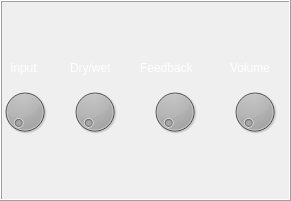
   <widget class="QFrame" name="chorus_frame">
    <property name="geometry">
     <rect>
      <x>390</x>
      <y>330</y>
      <width>291</width>
      <height>201</height>
     </rect>
    </property>
    <property name="frameShape">
     <enum>QFrame::Box</enum>
    </property>
    <property name="frameShadow">
     <enum>QFrame::Raised</enum>
    </property>
    <widget class="QLabel" name="label_58">
     <property name="geometry">
      <rect>
       <x>30</x>
       <y>130</y>
       <width>16</width>
       <height>16</height>
      </rect>
     </property>
     <property name="text">
      <string/>
     </property>
    </widget>
    <widget class="QDial" name="cho_input_3">
     <property name="geometry">
      <rect>
       <x>0</x>
       <y>80</y>
       <width>50</width>
       <height>64</height>
      </rect>
     </property>
     <property name="palette">
      <palette>
       <active>
        <colorrole role="Button">
         <brush brushstyle="SolidPattern">
          <color alpha="255">
           <red>0</red>
           <green>0</green>
           <blue>0</blue>
          </color>
         </brush>
        </colorrole>
        <colorrole role="Base">
         <brush brushstyle="SolidPattern">
          <color alpha="255">
           <red>0</red>
           <green>0</green>
           <blue>0</blue>
          </color>
         </brush>
        </colorrole>
        <colorrole role="Window">
         <brush brushstyle="SolidPattern">
          <color alpha="255">
           <red>0</red>
           <green>0</green>
           <blue>0</blue>
          </color>
         </brush>
        </colorrole>
       </active>
       <inactive>
        <colorrole role="Button">
         <brush brushstyle="SolidPattern">
          <color alpha="255">
           <red>0</red>
           <green>0</green>
           <blue>0</blue>
          </color>
         </brush>
        </colorrole>
        <colorrole role="Base">
         <brush brushstyle="SolidPattern">
          <color alpha="255">
           <red>0</red>
           <green>0</green>
           <blue>0</blue>
          </color>
         </brush>
        </colorrole>
        <colorrole role="Window">
         <brush brushstyle="SolidPattern">
          <color alpha="255">
           <red>0</red>
           <green>0</green>
           <blue>0</blue>
          </color>
         </brush>
        </colorrole>
       </inactive>
       <disabled>
        <colorrole role="Button">
         <brush brushstyle="SolidPattern">
          <color alpha="255">
           <red>0</red>
           <green>0</green>
           <blue>0</blue>
          </color>
         </brush>
        </colorrole>
        <colorrole role="Base">
         <brush brushstyle="SolidPattern">
          <color alpha="255">
           <red>0</red>
           <green>0</green>
           <blue>0</blue>
          </color>
         </brush>
        </colorrole>
        <colorrole role="Window">
         <brush brushstyle="SolidPattern">
          <color alpha="255">
           <red>0</red>
           <green>0</green>
           <blue>0</blue>
          </color>
         </brush>
        </colorrole>
       </disabled>
      </palette>
     </property>
    </widget>
    <widget class="QDial" name="cho_dry_3">
     <property name="geometry">
      <rect>
       <x>70</x>
       <y>80</y>
       <width>50</width>
       <height>64</height>
      </rect>
     </property>
     <property name="palette">
      <palette>
       <active>
        <colorrole role="Button">
         <brush brushstyle="SolidPattern">
          <color alpha="255">
           <red>0</red>
           <green>0</green>
           <blue>0</blue>
          </color>
         </brush>
        </colorrole>
        <colorrole role="Base">
         <brush brushstyle="SolidPattern">
          <color alpha="255">
           <red>0</red>
           <green>0</green>
           <blue>0</blue>
          </color>
         </brush>
        </colorrole>
        <colorrole role="Window">
         <brush brushstyle="SolidPattern">
          <color alpha="255">
           <red>0</red>
           <green>0</green>
           <blue>0</blue>
          </color>
         </brush>
        </colorrole>
       </active>
       <inactive>
        <colorrole role="Button">
         <brush brushstyle="SolidPattern">
          <color alpha="255">
           <red>0</red>
           <green>0</green>
           <blue>0</blue>
          </color>
         </brush>
        </colorrole>
        <colorrole role="Base">
         <brush brushstyle="SolidPattern">
          <color alpha="255">
           <red>0</red>
           <green>0</green>
           <blue>0</blue>
          </color>
         </brush>
        </colorrole>
        <colorrole role="Window">
         <brush brushstyle="SolidPattern">
          <color alpha="255">
           <red>0</red>
           <green>0</green>
           <blue>0</blue>
          </color>
         </brush>
        </colorrole>
       </inactive>
       <disabled>
        <colorrole role="Button">
         <brush brushstyle="SolidPattern">
          <color alpha="255">
           <red>0</red>
           <green>0</green>
           <blue>0</blue>
          </color>
         </brush>
        </colorrole>
        <colorrole role="Base">
         <brush brushstyle="SolidPattern">
          <color alpha="255">
           <red>0</red>
           <green>0</green>
           <blue>0</blue>
          </color>
         </brush>
        </colorrole>
        <colorrole role="Window">
         <brush brushstyle="SolidPattern">
          <color alpha="255">
           <red>0</red>
           <green>0</green>
           <blue>0</blue>
          </color>
         </brush>
        </colorrole>
       </disabled>
      </palette>
     </property>
    </widget>
    <widget class="QDial" name="cho_feedback_3">
     <property name="geometry">
      <rect>
       <x>150</x>
       <y>80</y>
       <width>50</width>
       <height>64</height>
      </rect>
     </property>
     <property name="palette">
      <palette>
       <active>
        <colorrole role="Button">
         <brush brushstyle="SolidPattern">
          <color alpha="255">
           <red>0</red>
           <green>0</green>
           <blue>0</blue>
          </color>
         </brush>
        </colorrole>
        <colorrole role="Base">
         <brush brushstyle="SolidPattern">
          <color alpha="255">
           <red>0</red>
           <green>0</green>
           <blue>0</blue>
          </color>
         </brush>
        </colorrole>
        <colorrole role="Window">
         <brush brushstyle="SolidPattern">
          <color alpha="255">
           <red>0</red>
           <green>0</green>
           <blue>0</blue>
          </color>
         </brush>
        </colorrole>
       </active>
       <inactive>
        <colorrole role="Button">
         <brush brushstyle="SolidPattern">
          <color alpha="255">
           <red>0</red>
           <green>0</green>
           <blue>0</blue>
          </color>
         </brush>
        </colorrole>
        <colorrole role="Base">
         <brush brushstyle="SolidPattern">
          <color alpha="255">
           <red>0</red>
           <green>0</green>
           <blue>0</blue>
          </color>
         </brush>
        </colorrole>
        <colorrole role="Window">
         <brush brushstyle="SolidPattern">
          <color alpha="255">
           <red>0</red>
           <green>0</green>
           <blue>0</blue>
          </color>
         </brush>
        </colorrole>
       </inactive>
       <disabled>
        <colorrole role="Button">
         <brush brushstyle="SolidPattern">
          <color alpha="255">
           <red>0</red>
           <green>0</green>
           <blue>0</blue>
          </color>
         </brush>
        </colorrole>
        <colorrole role="Base">
         <brush brushstyle="SolidPattern">
          <color alpha="255">
           <red>0</red>
           <green>0</green>
           <blue>0</blue>
          </color>
         </brush>
        </colorrole>
        <colorrole role="Window">
         <brush brushstyle="SolidPattern">
          <color alpha="255">
           <red>0</red>
           <green>0</green>
           <blue>0</blue>
          </color>
         </brush>
        </colorrole>
       </disabled>
      </palette>
     </property>
    </widget>
    <widget class="QDial" name="cho_multiplier_3">
     <property name="geometry">
      <rect>
       <x>230</x>
       <y>80</y>
       <width>50</width>
       <height>64</height>
      </rect>
     </property>
     <property name="palette">
      <palette>
       <active>
        <colorrole role="Button">
         <brush brushstyle="SolidPattern">
          <color alpha="255">
           <red>0</red>
           <green>0</green>
           <blue>0</blue>
          </color>
         </brush>
        </colorrole>
        <colorrole role="Base">
         <brush brushstyle="SolidPattern">
          <color alpha="255">
           <red>0</red>
           <green>0</green>
           <blue>0</blue>
          </color>
         </brush>
        </colorrole>
        <colorrole role="Window">
         <brush brushstyle="SolidPattern">
          <color alpha="255">
           <red>0</red>
           <green>0</green>
           <blue>0</blue>
          </color>
         </brush>
        </colorrole>
       </active>
       <inactive>
        <colorrole role="Button">
         <brush brushstyle="SolidPattern">
          <color alpha="255">
           <red>0</red>
           <green>0</green>
           <blue>0</blue>
          </color>
         </brush>
        </colorrole>
        <colorrole role="Base">
         <brush brushstyle="SolidPattern">
          <color alpha="255">
           <red>0</red>
           <green>0</green>
           <blue>0</blue>
          </color>
         </brush>
        </colorrole>
        <colorrole role="Window">
         <brush brushstyle="SolidPattern">
          <color alpha="255">
           <red>0</red>
           <green>0</green>
           <blue>0</blue>
          </color>
         </brush>
        </colorrole>
       </inactive>
       <disabled>
        <colorrole role="Button">
         <brush brushstyle="SolidPattern">
          <color alpha="255">
           <red>0</red>
           <green>0</green>
           <blue>0</blue>
          </color>
         </brush>
        </colorrole>
        <colorrole role="Base">
         <brush brushstyle="SolidPattern">
          <color alpha="255">
           <red>0</red>
           <green>0</green>
           <blue>0</blue>
          </color>
         </brush>
        </colorrole>
        <colorrole role="Window">
         <brush brushstyle="SolidPattern">
          <color alpha="255">
           <red>0</red>
           <green>0</green>
           <blue>0</blue>
          </color>
         </brush>
        </colorrole>
       </disabled>
      </palette>
     </property>
    </widget>
    <widget class="QLabel" name="label_59">
     <property name="geometry">
      <rect>
       <x>10</x>
       <y>60</y>
       <width>61</width>
       <height>16</height>
      </rect>
     </property>
     <property name="palette">
      <palette>
       <active>
        <colorrole role="WindowText">
         <brush brushstyle="SolidPattern">
          <color alpha="255">
           <red>255</red>
           <green>255</green>
           <blue>255</blue>
          </color>
         </brush>
        </colorrole>
        <colorrole role="Button">
         <brush brushstyle="SolidPattern">
          <color alpha="255">
           <red>0</red>
           <green>0</green>
           <blue>0</blue>
          </color>
         </brush>
        </colorrole>
        <colorrole role="Base">
         <brush brushstyle="SolidPattern">
          <color alpha="255">
           <red>0</red>
           <green>0</green>
           <blue>0</blue>
          </color>
         </brush>
        </colorrole>
        <colorrole role="Window">
         <brush brushstyle="SolidPattern">
          <color alpha="255">
           <red>0</red>
           <green>0</green>
           <blue>0</blue>
          </color>
         </brush>
        </colorrole>
       </active>
       <inactive>
        <colorrole role="WindowText">
         <brush brushstyle="SolidPattern">
          <color alpha="255">
           <red>255</red>
           <green>255</green>
           <blue>255</blue>
          </color>
         </brush>
        </colorrole>
        <colorrole role="Button">
         <brush brushstyle="SolidPattern">
          <color alpha="255">
           <red>0</red>
           <green>0</green>
           <blue>0</blue>
          </color>
         </brush>
        </colorrole>
        <colorrole role="Base">
         <brush brushstyle="SolidPattern">
          <color alpha="255">
           <red>0</red>
           <green>0</green>
           <blue>0</blue>
          </color>
         </brush>
        </colorrole>
        <colorrole role="Window">
         <brush brushstyle="SolidPattern">
          <color alpha="255">
           <red>0</red>
           <green>0</green>
           <blue>0</blue>
          </color>
         </brush>
        </colorrole>
       </inactive>
       <disabled>
        <colorrole role="WindowText">
         <brush brushstyle="SolidPattern">
          <color alpha="255">
           <red>120</red>
           <green>120</green>
           <blue>120</blue>
          </color>
         </brush>
        </colorrole>
        <colorrole role="Button">
         <brush brushstyle="SolidPattern">
          <color alpha="255">
           <red>0</red>
           <green>0</green>
           <blue>0</blue>
          </color>
         </brush>
        </colorrole>
        <colorrole role="Base">
         <brush brushstyle="SolidPattern">
          <color alpha="255">
           <red>0</red>
           <green>0</green>
           <blue>0</blue>
          </color>
         </brush>
        </colorrole>
        <colorrole role="Window">
         <brush brushstyle="SolidPattern">
          <color alpha="255">
           <red>0</red>
           <green>0</green>
           <blue>0</blue>
          </color>
         </brush>
        </colorrole>
       </disabled>
      </palette>
     </property>
     <property name="text">
      <string>Input</string>
     </property>
    </widget>
    <widget class="QLabel" name="label_60">
     <property name="geometry">
      <rect>
       <x>70</x>
       <y>60</y>
       <width>61</width>
       <height>16</height>
      </rect>
     </property>
     <property name="palette">
      <palette>
       <active>
        <colorrole role="WindowText">
         <brush brushstyle="SolidPattern">
          <color alpha="255">
           <red>255</red>
           <green>255</green>
           <blue>255</blue>
          </color>
         </brush>
        </colorrole>
        <colorrole role="Button">
         <brush brushstyle="SolidPattern">
          <color alpha="255">
           <red>0</red>
           <green>0</green>
           <blue>0</blue>
          </color>
         </brush>
        </colorrole>
        <colorrole role="Base">
         <brush brushstyle="SolidPattern">
          <color alpha="255">
           <red>0</red>
           <green>0</green>
           <blue>0</blue>
          </color>
         </brush>
        </colorrole>
        <colorrole role="Window">
         <brush brushstyle="SolidPattern">
          <color alpha="255">
           <red>0</red>
           <green>0</green>
           <blue>0</blue>
          </color>
         </brush>
        </colorrole>
       </active>
       <inactive>
        <colorrole role="WindowText">
         <brush brushstyle="SolidPattern">
          <color alpha="255">
           <red>255</red>
           <green>255</green>
           <blue>255</blue>
          </color>
         </brush>
        </colorrole>
        <colorrole role="Button">
         <brush brushstyle="SolidPattern">
          <color alpha="255">
           <red>0</red>
           <green>0</green>
           <blue>0</blue>
          </color>
         </brush>
        </colorrole>
        <colorrole role="Base">
         <brush brushstyle="SolidPattern">
          <color alpha="255">
           <red>0</red>
           <green>0</green>
           <blue>0</blue>
          </color>
         </brush>
        </colorrole>
        <colorrole role="Window">
         <brush brushstyle="SolidPattern">
          <color alpha="255">
           <red>0</red>
           <green>0</green>
           <blue>0</blue>
          </color>
         </brush>
        </colorrole>
       </inactive>
       <disabled>
        <colorrole role="WindowText">
         <brush brushstyle="SolidPattern">
          <color alpha="255">
           <red>120</red>
           <green>120</green>
           <blue>120</blue>
          </color>
         </brush>
        </colorrole>
        <colorrole role="Button">
         <brush brushstyle="SolidPattern">
          <color alpha="255">
           <red>0</red>
           <green>0</green>
           <blue>0</blue>
          </color>
         </brush>
        </colorrole>
        <colorrole role="Base">
         <brush brushstyle="SolidPattern">
          <color alpha="255">
           <red>0</red>
           <green>0</green>
           <blue>0</blue>
          </color>
         </brush>
        </colorrole>
        <colorrole role="Window">
         <brush brushstyle="SolidPattern">
          <color alpha="255">
           <red>0</red>
           <green>0</green>
           <blue>0</blue>
          </color>
         </brush>
        </colorrole>
       </disabled>
      </palette>
     </property>
     <property name="text">
      <string>Dry/wet</string>
     </property>
    </widget>
    <widget class="QLabel" name="label_61">
     <property name="geometry">
      <rect>
       <x>140</x>
       <y>60</y>
       <width>81</width>
       <height>16</height>
      </rect>
     </property>
     <property name="palette">
      <palette>
       <active>
        <colorrole role="WindowText">
         <brush brushstyle="SolidPattern">
          <color alpha="255">
           <red>255</red>
           <green>255</green>
           <blue>255</blue>
          </color>
         </brush>
        </colorrole>
        <colorrole role="Button">
         <brush brushstyle="SolidPattern">
          <color alpha="255">
           <red>0</red>
           <green>0</green>
           <blue>0</blue>
          </color>
         </brush>
        </colorrole>
        <colorrole role="Base">
         <brush brushstyle="SolidPattern">
          <color alpha="255">
           <red>0</red>
           <green>0</green>
           <blue>0</blue>
          </color>
         </brush>
        </colorrole>
        <colorrole role="Window">
         <brush brushstyle="SolidPattern">
          <color alpha="255">
           <red>0</red>
           <green>0</green>
           <blue>0</blue>
          </color>
         </brush>
        </colorrole>
       </active>
       <inactive>
        <colorrole role="WindowText">
         <brush brushstyle="SolidPattern">
          <color alpha="255">
           <red>255</red>
           <green>255</green>
           <blue>255</blue>
          </color>
         </brush>
        </colorrole>
        <colorrole role="Button">
         <brush brushstyle="SolidPattern">
          <color alpha="255">
           <red>0</red>
           <green>0</green>
           <blue>0</blue>
          </color>
         </brush>
        </colorrole>
        <colorrole role="Base">
         <brush brushstyle="SolidPattern">
          <color alpha="255">
           <red>0</red>
           <green>0</green>
           <blue>0</blue>
          </color>
         </brush>
        </colorrole>
        <colorrole role="Window">
         <brush brushstyle="SolidPattern">
          <color alpha="255">
           <red>0</red>
           <green>0</green>
           <blue>0</blue>
          </color>
         </brush>
        </colorrole>
       </inactive>
       <disabled>
        <colorrole role="WindowText">
         <brush brushstyle="SolidPattern">
          <color alpha="255">
           <red>120</red>
           <green>120</green>
           <blue>120</blue>
          </color>
         </brush>
        </colorrole>
        <colorrole role="Button">
         <brush brushstyle="SolidPattern">
          <color alpha="255">
           <red>0</red>
           <green>0</green>
           <blue>0</blue>
          </color>
         </brush>
        </colorrole>
        <colorrole role="Base">
         <brush brushstyle="SolidPattern">
          <color alpha="255">
           <red>0</red>
           <green>0</green>
           <blue>0</blue>
          </color>
         </brush>
        </colorrole>
        <colorrole role="Window">
         <brush brushstyle="SolidPattern">
          <color alpha="255">
           <red>0</red>
           <green>0</green>
           <blue>0</blue>
          </color>
         </brush>
        </colorrole>
       </disabled>
      </palette>
     </property>
     <property name="text">
      <string>Feedback</string>
     </property>
    </widget>
    <widget class="QLabel" name="label_62">
     <property name="geometry">
      <rect>
       <x>230</x>
       <y>60</y>
       <width>61</width>
       <height>16</height>
      </rect>
     </property>
     <property name="palette">
      <palette>
       <active>
        <colorrole role="WindowText">
         <brush brushstyle="SolidPattern">
          <color alpha="255">
           <red>255</red>
           <green>255</green>
           <blue>255</blue>
          </color>
         </brush>
        </colorrole>
        <colorrole role="Button">
         <brush brushstyle="SolidPattern">
          <color alpha="255">
           <red>0</red>
           <green>0</green>
           <blue>0</blue>
          </color>
         </brush>
        </colorrole>
        <colorrole role="Base">
         <brush brushstyle="SolidPattern">
          <color alpha="255">
           <red>0</red>
           <green>0</green>
           <blue>0</blue>
          </color>
         </brush>
        </colorrole>
        <colorrole role="Window">
         <brush brushstyle="SolidPattern">
          <color alpha="255">
           <red>0</red>
           <green>0</green>
           <blue>0</blue>
          </color>
         </brush>
        </colorrole>
       </active>
       <inactive>
        <colorrole role="WindowText">
         <brush brushstyle="SolidPattern">
          <color alpha="255">
           <red>255</red>
           <green>255</green>
           <blue>255</blue>
          </color>
         </brush>
        </colorrole>
        <colorrole role="Button">
         <brush brushstyle="SolidPattern">
          <color alpha="255">
           <red>0</red>
           <green>0</green>
           <blue>0</blue>
          </color>
         </brush>
        </colorrole>
        <colorrole role="Base">
         <brush brushstyle="SolidPattern">
          <color alpha="255">
           <red>0</red>
           <green>0</green>
           <blue>0</blue>
          </color>
         </brush>
        </colorrole>
        <colorrole role="Window">
         <brush brushstyle="SolidPattern">
          <color alpha="255">
           <red>0</red>
           <green>0</green>
           <blue>0</blue>
          </color>
         </brush>
        </colorrole>
       </inactive>
       <disabled>
        <colorrole role="WindowText">
         <brush brushstyle="SolidPattern">
          <color alpha="255">
           <red>120</red>
           <green>120</green>
           <blue>120</blue>
          </color>
         </brush>
        </colorrole>
        <colorrole role="Button">
         <brush brushstyle="SolidPattern">
          <color alpha="255">
           <red>0</red>
           <green>0</green>
           <blue>0</blue>
          </color>
         </brush>
        </colorrole>
        <colorrole role="Base">
         <brush brushstyle="SolidPattern">
          <color alpha="255">
           <red>0</red>
           <green>0</green>
           <blue>0</blue>
          </color>
         </brush>
        </colorrole>
        <colorrole role="Window">
         <brush brushstyle="SolidPattern">
          <color alpha="255">
           <red>0</red>
           <green>0</green>
           <blue>0</blue>
          </color>
         </brush>
        </colorrole>
       </disabled>
      </palette>
     </property>
     <property name="text">
      <string>Volume</string>
     </property>
    </widget>
   </widget>
